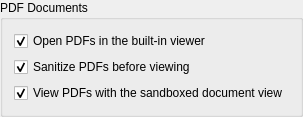
        <widget class="QGroupBox" name="pdfGroupBox">
         <property name="title">
          <string>PDF Documents</string>
         </property>
         <layout class="QVBoxLayout">
          <item>
           <widget class="QCheckBox" name="pdfViewer">
            <property name="toolTip">
             <string>Open PDF links in Chromium's built-in PDFium viewer instead of downloading them — the parser runs inside the sandboxed renderer. Turn off to keep the old save-everything behavior.</string>
            </property>
            <property name="text">
             <string>Open PDFs in the built-in viewer</string>
            </property>
            <property name="checked">
             <bool>true</bool>
            </property>
           </widget>
          </item>
          <item>
           <widget class="QCheckBox" name="pdfSanitize">
            <property name="toolTip">
             <string>Before a fetched PDF reaches the viewer, a Rust policy pass rewrites it — removing JavaScript payloads, auto-execute triggers (OpenAction/AA), Launch commands, embedded files, XFA forms and remote-submit actions. Only the in-browser view is sanitized; saving a PDF still gives your external reader the original bytes.</string>
            </property>
            <property name="text">
             <string>Sanitize PDFs before viewing</string>
            </property>
            <property name="checked">
             <bool>true</bool>
            </property>
           </widget>
          </item>
          <item>
           <widget class="QCheckBox" name="pdfShellView">
            <property name="toolTip">
             <string>Use the browser's own document view instead of Chromium's built-in PDFium viewer. Pages are rasterized by a sandboxed Rust worker subprocess (no network, no home directory, the document read-only) — the same view every engine backend can host. Only applies while sanitizing is on; with it off the sanitized file still loads in the engine's viewer.</string>
            </property>
            <property name="text">
             <string>View PDFs with the sandboxed document view</string>
            </property>
            <property name="checked">
             <bool>true</bool>
            </property>
           </widget>
          </item>
         </layout>
        </widget>
